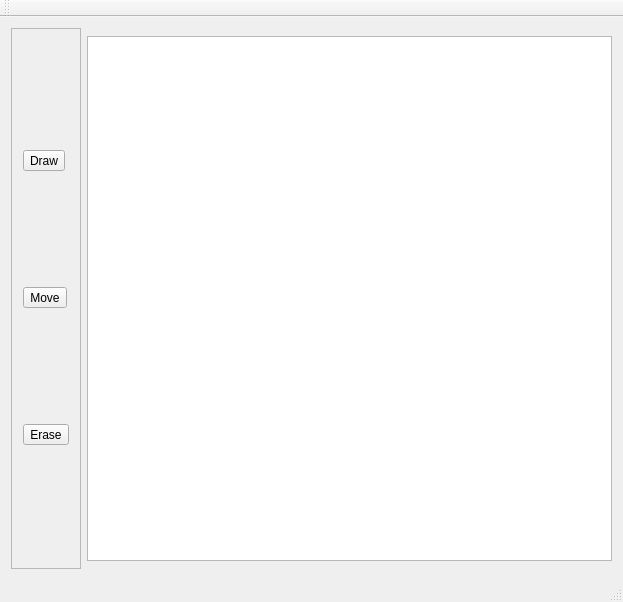
<?xml version="1.0" encoding="UTF-8"?>
<ui version="4.0">
 <class>MainWindow</class>
 <widget class="QMainWindow" name="MainWindow">
  <property name="geometry">
   <rect>
    <x>0</x>
    <y>0</y>
    <width>610</width>
    <height>602</height>
   </rect>
  </property>
  <property name="windowTitle">
   <string>MainWindow</string>
  </property>
  <widget class="QWidget" name="centralWidget">
   <property name="sizePolicy">
    <sizepolicy hsizetype="Fixed" vsizetype="Minimum">
     <horstretch>0</horstretch>
     <verstretch>0</verstretch>
    </sizepolicy>
   </property>
   <layout class="QHBoxLayout" name="horizontalLayout">
    <item>
     <widget class="QFrame" name="frame">
      <property name="frameShape">
       <enum>QFrame::StyledPanel</enum>
      </property>
      <property name="frameShadow">
       <enum>QFrame::Raised</enum>
      </property>
      <layout class="QVBoxLayout" name="verticalLayout">
       <item>
        <widget class="QToolButton" name="drawButton">
         <property name="text">
          <string>Draw</string>
         </property>
        </widget>
       </item>
       <item>
        <widget class="QToolButton" name="moveButton">
         <property name="text">
          <string>Move</string>
         </property>
        </widget>
       </item>
       <item>
        <widget class="QToolButton" name="eraseButton">
         <property name="text">
          <string>Erase</string>
         </property>
        </widget>
       </item>
      </layout>
     </widget>
    </item>
    <item>
     <widget class="AnimationView" name="AnimationWidget">
      <property name="minimumSize">
       <size>
        <width>525</width>
        <height>525</height>
       </size>
      </property>
      <property name="maximumSize">
       <size>
        <width>525</width>
        <height>525</height>
       </size>
      </property>
      <property name="sceneRect">
       <rectf>
        <x>0.000000000000000</x>
        <y>0.000000000000000</y>
        <width>500.000000000000000</width>
        <height>500.000000000000000</height>
       </rectf>
      </property>
     </widget>
    </item>
   </layout>
  </widget>
  <widget class="QMenuBar" name="menuBar">
   <property name="geometry">
    <rect>
     <x>0</x>
     <y>0</y>
     <width>610</width>
     <height>20</height>
    </rect>
   </property>
  </widget>
  <widget class="QToolBar" name="mainToolBar">
   <attribute name="toolBarArea">
    <enum>TopToolBarArea</enum>
   </attribute>
   <attribute name="toolBarBreak">
    <bool>false</bool>
   </attribute>
  </widget>
  <widget class="QStatusBar" name="statusBar"/>
 </widget>
 <layoutdefault spacing="6" margin="11"/>
 <customwidgets>
  <customwidget>
   <class>AnimationView</class>
   <extends>QGraphicsView</extends>
   <header>animationview.h</header>
  </customwidget>
 </customwidgets>
 <resources/>
 <connections/>
</ui>
